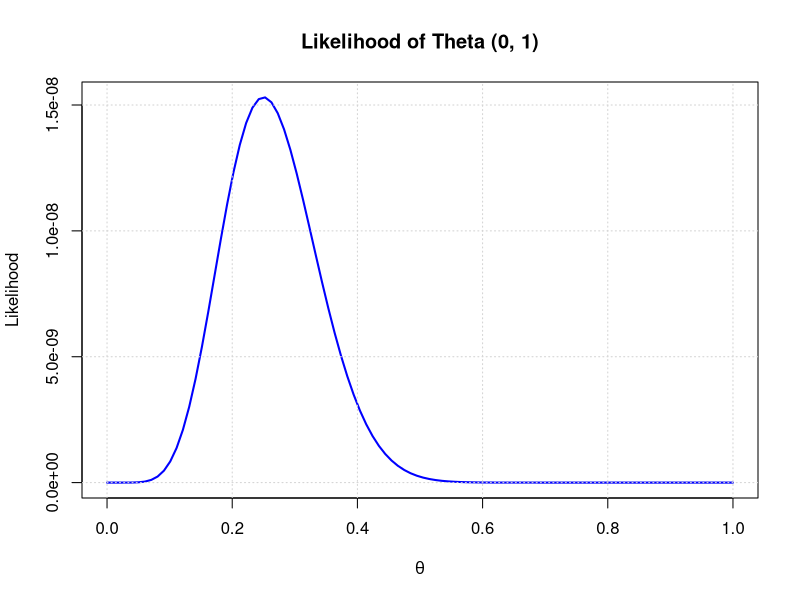

The R source for this figure: (Note: this script raises an error after producing the figure.)
## ---- chunk 1
library(tidyverse)
library(ggplot2)
## ---- chunk 2
# Define the likelihood function / pmf for a Bernoulli
likelihood <- function(theta, n, x) {
  return(theta^x * (1 - theta)^(n - x))
}

# Parameters from question
n <- 32  # Total number of people
x <- 8   # Number of survivors

# 100 Theta values from 0 to 1
theta <- seq(0, 1, length.out = 100)

# Calculate likelihood for each theta
likelihood_values <- likelihood(theta, n, x)


# Plot the likelihood
plot(theta, likelihood_values, type = "l", col = "blue", lwd = 2,
     xlab = expression(theta), ylab = "Likelihood",
     main = "Likelihood of Theta (0, 1)")+
  grid()


## ---- chunk 3

#same parameters as above, just logging the values and re-plotting
loglike <- log10(likelihood_values)

# Plot the likelihood
plot(theta, loglike, type = "l", col = "blue", lwd = 2,
     xlab = expression(theta), ylab = "Log-Likelihood",
     main = "Log-Likelihood of Theta (0, 1)")+
  grid()


